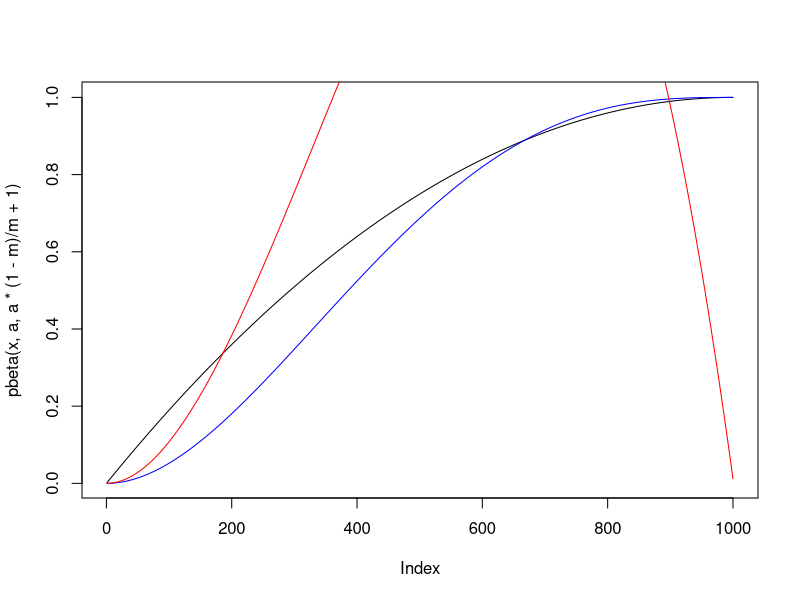
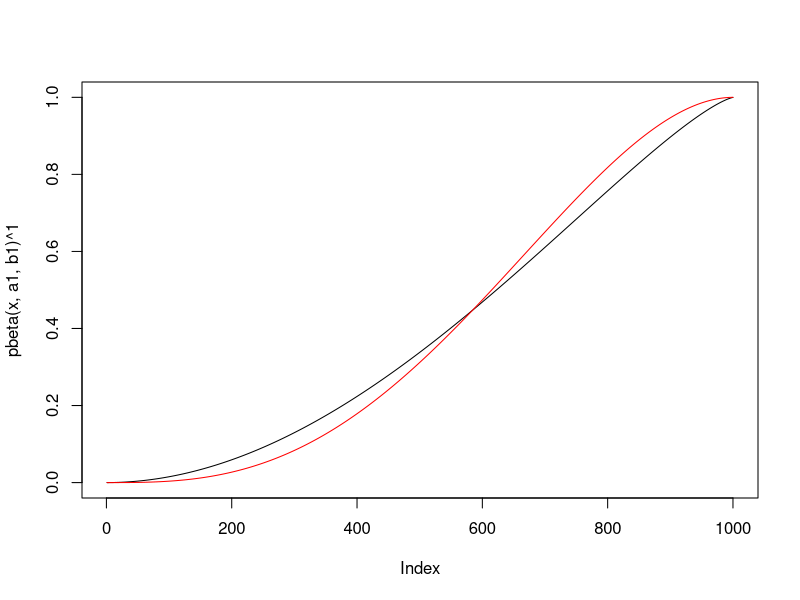
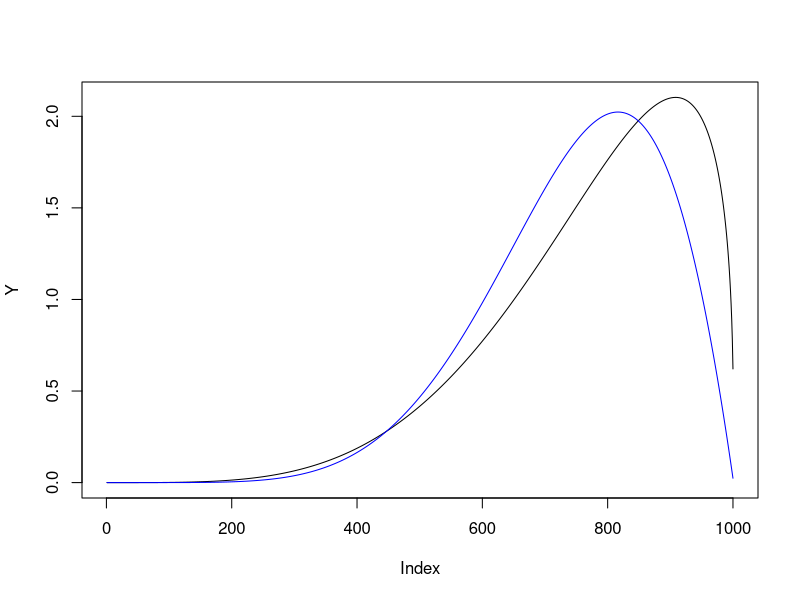
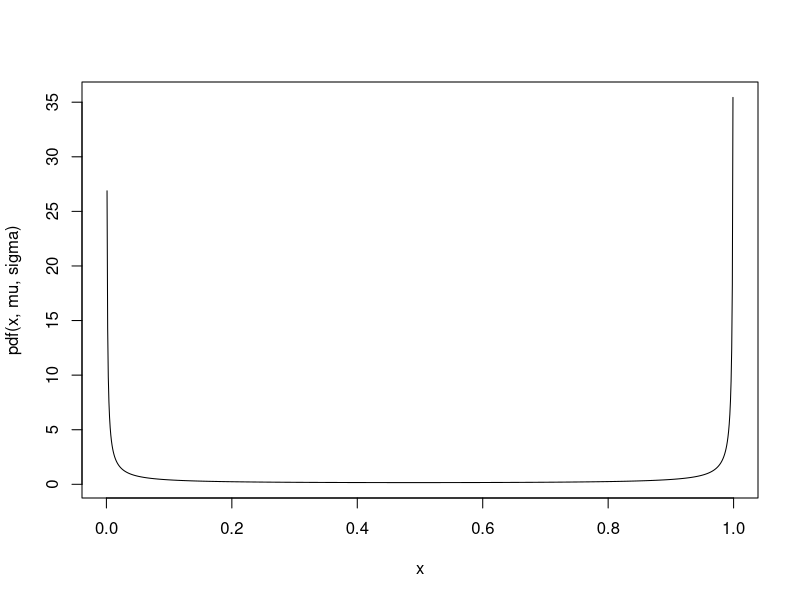
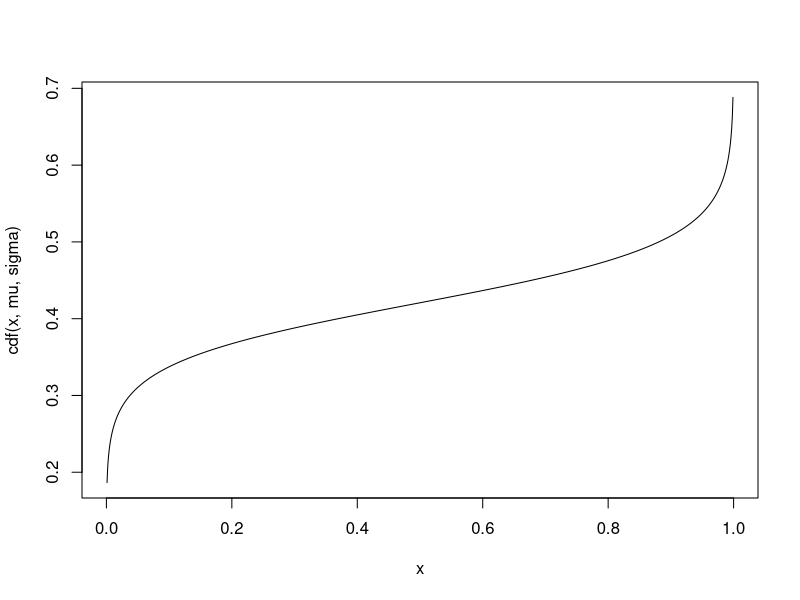

These figures' R source, in order:
a <- 1

delta <- 1

m <- 0.5

x <- (1:1000)/1001

plot(pbeta(x, a, a*(1-m)/m+1), type='l')
lines(pbeta(x, (a+delta), (a+delta)*(1-m)/m+1), type='l', col='blue')

lines(dbeta(x, (a+delta)+1, (a+delta)*(1-m)/m), type='l', col='red')



#################

m <- 0.6

a1 <- 2
b1 <- a1*(1-m)/m

a2 <- 3
b2 <- a2*(1-m)/m

x <- (1:1000)/1001

Y <- 2*x*dbeta(x,a1,b1)*pbeta(x,a1,b1)
Z <- 2*x*dbeta(x,a2,b2)*pbeta(x,a2,b2)

mean(pbeta(x,a1,b1))
mean(pbeta(x,a2,b2))

plot(pbeta(x,a1,b1)^1,type='l')
lines(pbeta(x,a2,b2)^1,col='red')

sum(Y)/length(x)
sum(Z)/length(x)

plot(Y, type='l')
lines(Z, col='blue')


###############2024.01.14

logit <- function(x) {log(x/(1-x))}
expit <- function(x) {1/(1+exp(-x))}


pdf <- function(x, mu, sigme) {1/sigma/sqrt(2*pi)/x/(1-x)*exp(-(logit(x)-mu)^2/(2*sigma^2))}
cdf <- function(x, mu, sigme) {pnorm(logit(x),mu,sigma)}

mu <- 2
sigma <- 10

x <- (1:1000)/1001
plot(x, pdf(x,mu,sigma), type='l')
plot(x, cdf(x,mu,sigma), type='l')

n <- 10^7
x<-rnorm(n,mu,sigma)
mean(1/(1+exp(-(x))))
rm(x)

K <- 10000
i <- 1:(K-1)
sum(expit(qnorm(i/K,mu,sigma)))/(K-1)

1-integrate(cdf,0,1,mu,sigma)$value

integrate(function(x,mu,sigma){x*pdf(x,mu,sigma)},0,1,mu,sigma)$value

